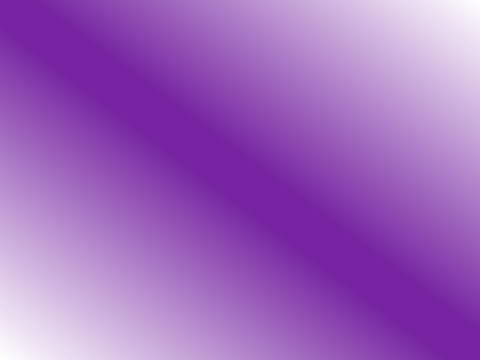
<?xml version="1.0" encoding="UTF-8"?>
<ui version="4.0">
 <class>Form</class>
 <widget class="QWidget" name="Form">
  <property name="geometry">
   <rect>
    <x>0</x>
    <y>0</y>
    <width>480</width>
    <height>360</height>
   </rect>
  </property>
  <property name="sizePolicy">
   <sizepolicy hsizetype="Expanding" vsizetype="Expanding">
    <horstretch>0</horstretch>
    <verstretch>0</verstretch>
   </sizepolicy>
  </property>
  <property name="windowTitle">
   <string>VideoChanel</string>
  </property>
  <property name="styleSheet">
   <string notr="true">background-color: qlineargradient(spread:reflect, x1:0.502793, y1:0.5, x2:1, y2:0, stop:0.0670391 rgba(118, 36, 161, 252), stop:1 rgba(255, 255, 255, 255));</string>
  </property>
 </widget>
 <resources>
  <include location="IVFDRC.qrc"/>
 </resources>
 <connections/>
</ui>
